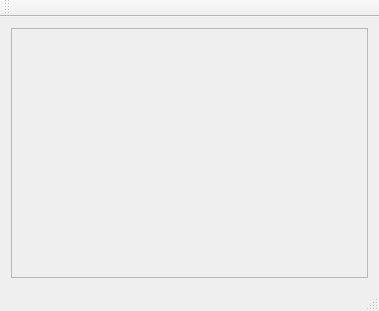
<?xml version="1.0" encoding="UTF-8"?>
<ui version="4.0">
 <class>MainWindow</class>
 <widget class="QMainWindow" name="MainWindow">
  <property name="geometry">
   <rect>
    <x>0</x>
    <y>0</y>
    <width>379</width>
    <height>311</height>
   </rect>
  </property>
  <property name="windowTitle">
   <string>MainWindow</string>
  </property>
  <widget class="QWidget" name="centralWidget">
   <layout class="QGridLayout" name="gridLayout">
    <item row="0" column="0">
     <widget class="QFrame" name="frame">
      <property name="sizePolicy">
       <sizepolicy hsizetype="Expanding" vsizetype="Expanding">
        <horstretch>0</horstretch>
        <verstretch>0</verstretch>
       </sizepolicy>
      </property>
      <property name="minimumSize">
       <size>
        <width>10</width>
        <height>10</height>
       </size>
      </property>
      <property name="frameShape">
       <enum>QFrame::StyledPanel</enum>
      </property>
      <property name="frameShadow">
       <enum>QFrame::Raised</enum>
      </property>
     </widget>
    </item>
   </layout>
  </widget>
  <widget class="QMenuBar" name="menuBar">
   <property name="geometry">
    <rect>
     <x>0</x>
     <y>0</y>
     <width>379</width>
     <height>25</height>
    </rect>
   </property>
  </widget>
  <widget class="QToolBar" name="mainToolBar">
   <attribute name="toolBarArea">
    <enum>TopToolBarArea</enum>
   </attribute>
   <attribute name="toolBarBreak">
    <bool>false</bool>
   </attribute>
  </widget>
  <widget class="QStatusBar" name="statusBar"/>
 </widget>
 <layoutdefault spacing="6" margin="11"/>
 <resources/>
 <connections/>
</ui>
